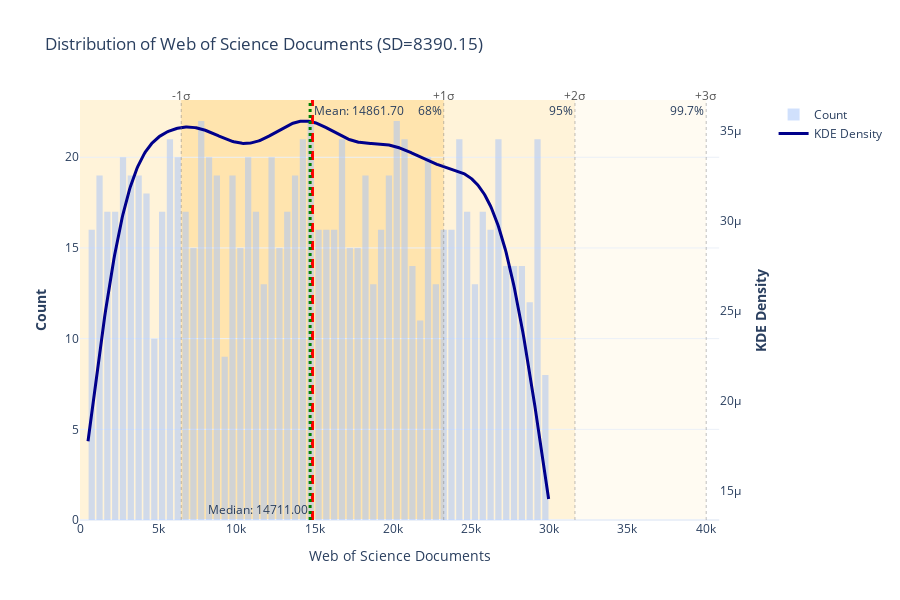
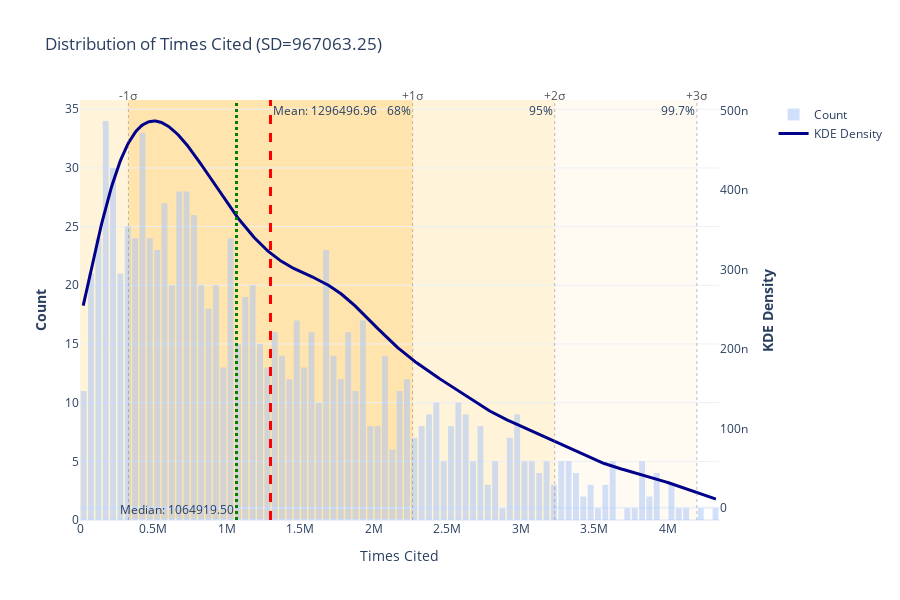
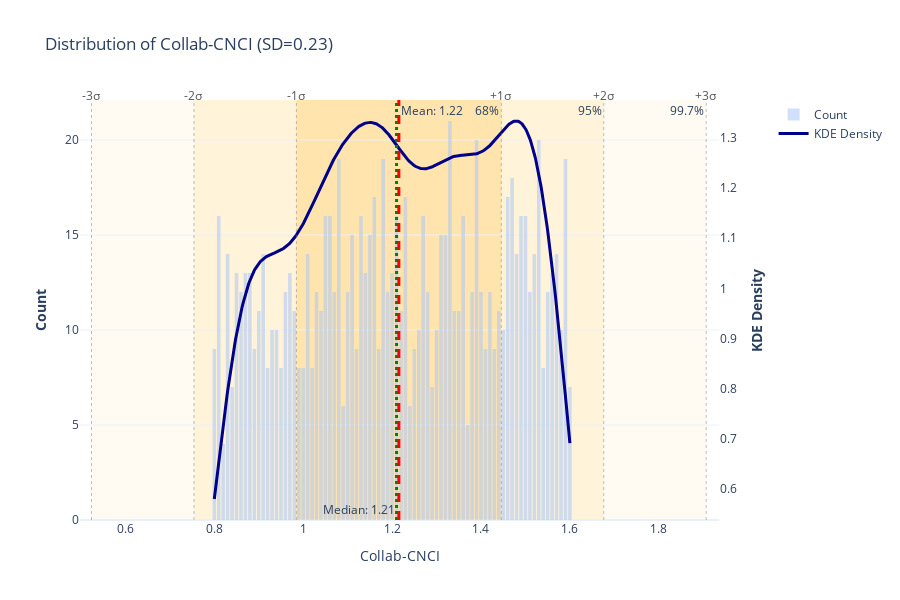
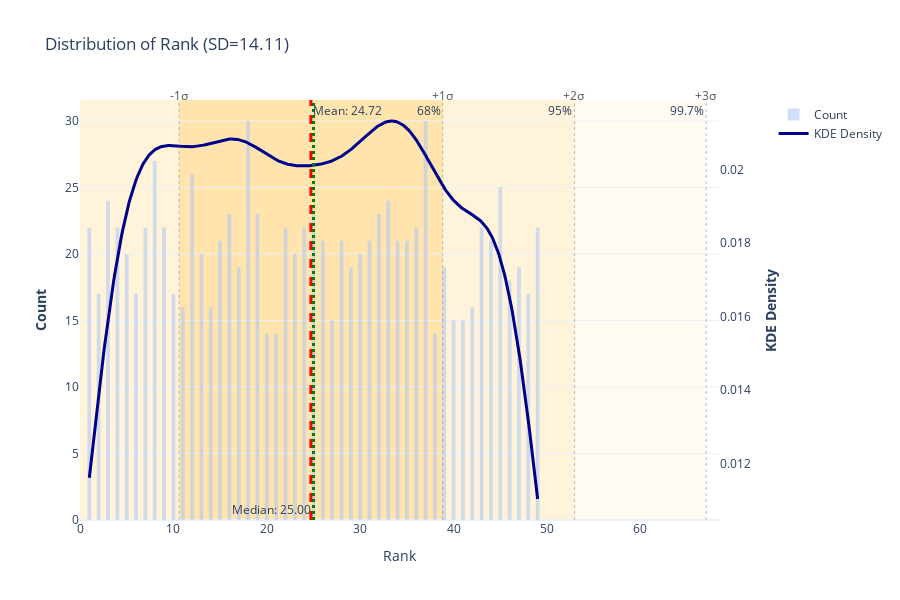

Write notebook code for charts like these, in order.
### Code cell
#Histogram and KDE 

# Loop through columns
for col in num_cols:
    
    if col == 'Year': 
        continue

    # 1. Clean Data
    data = df[col].dropna()
    
    if len(data) == 0:
        continue
        
    # 2. Statistics Calculation
    mean_val = data.mean()
    median_val = data.median()
    std_val = data.std()
    
    # 3. KDE Curve Calculation
    x_range = np.linspace(data.min(), data.max(), 500)
    kde = stats.gaussian_kde(data)
    y_kde = kde(x_range)
    
    # 4. Figure Setup
    fig = make_subplots(specs=[[{"secondary_y": True}]])
    
    # Histogram
    fig.add_trace(go.Histogram(
        x=data,
        name='Count',
        marker_color='#a3c2fa', 
        opacity=0.5,
        nbinsx=100
    ), secondary_y=False)
    
    # KDE Line
    fig.add_trace(go.Scatter(
        x=x_range,
        y=y_kde,
        mode='lines',
        name='KDE Density',
        line=dict(color='#00008b', width=3)
    ), secondary_y=True)
    
    #Zone Creation    
    # Zone 3: 99.7% (Mean ± 3 SD)
    fig.add_vrect(
        x0=max(0, mean_val - 3*std_val), x1=mean_val + 3*std_val,  # use max(0, calculation) to not show negative x-axis
        fillcolor="orange", opacity=0.05, layer="below", line_width=0,
        annotation_text="99.7%", annotation_position="top right"
    )
    # Zone 2: 95% (Mean ± 2 SD)
    fig.add_vrect(
        x0=max(0, mean_val - 2*std_val), x1=mean_val + 2*std_val,
        fillcolor="orange", opacity=0.1, layer="below", line_width=0,
        annotation_text="95%", annotation_position="top right"
    )
    # Zone 1: 68% (Mean ± 1 SD)
    fig.add_vrect(
        x0=max(0, mean_val - std_val), x1=mean_val + std_val,
        fillcolor="orange", opacity=0.2, layer="below", line_width=0,
        annotation_text="68%", annotation_position="top right"
    )

    # Standard Deviation Labels
    sd_labels = [-3, -2, -1, 1, 2, 3] 
    
    for sigma in sd_labels:
        sd_point = mean_val + (sigma * std_val)
        
        if sd_point > 0:
            #Draw a thin dotted line
            fig.add_vline(x=sd_point, line_width=1, line_dash="dot", line_color="gray", opacity=0.5)
            
            #Add text label 
            fig.add_annotation(
                x=sd_point,
                y=1,
                yref="paper",
                text=f"{sigma:+}σ", 
                showarrow=False,
                font=dict(size=12, color="#555"),
                yshift=15 
            )

    # Mean & Median Lines
    fig.add_vline(x=mean_val, line_width=3, line_dash="dash", line_color="red", 
                  annotation_text=f"Mean: {mean_val:.2f}", annotation_position="top right")
    
    fig.add_vline(x=median_val, line_width=3, line_dash="dot", line_color="green", 
                  annotation_text=f"Median: {median_val:.2f}", annotation_position="bottom left")

    # Layout
    fig.update_layout(
        title=f'Distribution of {col} (SD={std_val:.2f})',
        bargap=0.2, 
        height=600,
        showlegend=True,
        template='plotly_white'
    )
    
    fig.update_yaxes(title_text="<b>Count</b>", secondary_y=False)
    fig.update_yaxes(title_text="<b>KDE Density</b>", secondary_y=True, showgrid=False)
    fig.update_xaxes(title_text=col)

    fig.show()

### Figure 1 — Plotly figure (JSON) as saved in the notebook; plotly's stock layout.template omitted (floating-point values rounded to 4 significant figures; data arrays with more than 128 entries replaced by an {"elided": "..."} marker saying what was removed)
{"data": [{"marker": {"color": "#a3c2fa"}, "name": "Count", "nbinsx": 100, "opacity": 0.5, "type": "histogram", "x": {"elided": "1000 int values"}, "xaxis": "x", "yaxis": "y"}, {"line": {"color": "#00008b", "width": 3}, "mode": "lines", "name": "KDE Density", "type": "scatter", "x": {"elided": "500 float values"}, "xaxis": "x", "y": {"elided": "500 float values"}, "yaxis": "y2"}], "layout": {"annotations": [{"showarrow": false, "text": "99.7%", "x": 40030.0, "xanchor": "right", "xref": "x", "y": 1, "yanchor": "top", "yref": "y domain"}, {"showarrow": false, "text": "95%", "x": 31640.0, "xanchor": "right", "xref": "x", "y": 1, "yanchor": "top", "yref": "y domain"}, {"showarrow": false, "text": "68%", "x": 23250.0, "xanchor": "right", "xref": "x", "y": 1, "yanchor": "top", "yref": "y domain"}, {"font": {"color": "#555", "size": 12}, "showarrow": false, "text": "-1σ", "x": 6472.0, "y": 1, "yref": "paper", "yshift": 15}, {"font": {"color": "#555", "size": 12}, "showarrow": false, "text": "+1σ", "x": 23250.0, "y": 1, "yref": "paper", "yshift": 15}, {"font": {"color": "#555", "size": 12}, "showarrow": false, "text": "+2σ", "x": 31640.0, "y": 1, "yref": "paper", "yshift": 15}, {"font": {"color": "#555", "size": 12}, "showarrow": false, "text": "+3σ", "x": 40030.0, "y": 1, "yref": "paper", "yshift": 15}, {"showarrow": false, "text": "Mean: 14861.70", "x": 14860.0, "xanchor": "left", "xref": "x", "y": 1, "yanchor": "top", "yref": "y domain"}, {"showarrow": false, "text": "Median: 14711.00", "x": 14711, "xanchor": "right", "xref": "x", "y": 0, "yanchor": "bottom", "yref": "y domain"}], "bargap": 0.2, "height": 600, "shapes": [{"fillcolor": "orange", "layer": "below", "line": {"width": 0}, "opacity": 0.05, "type": "rect", "x0": 0, "x1": 40030.0, "xref": "x", "y0": 0, "y1": 1, "yref": "y domain"}, {"fillcolor": "orange", "layer": "below", "line": {"width": 0}, "opacity": 0.1, "type": "rect", "x0": 0, "x1": 31640.0, "xref": "x", "y0": 0, "y1": 1, "yref": "y domain"}, {"fillcolor": "orange", "layer": "below", "line": {"width": 0}, "opacity": 0.2, "type": "rect", "x0": 6472.0, "x1": 23250.0, "xref": "x", "y0": 0, "y1": 1, "yref": "y domain"}, {"line": {"color": "gray", "dash": "dot", "width": 1}, "opacity": 0.5, "type": "line", "x0": 6472.0, "x1": 6472.0, "xref": "x", "y0": 0, "y1": 1, "yref": "y domain"}, {"line": {"color": "gray", "dash": "dot", "width": 1}, "opacity": 0.5, "type": "line", "x0": 23250.0, "x1": 23250.0, "xref": "x", "y0": 0, "y1": 1, "yref": "y domain"}, {"line": {"color": "gray", "dash": "dot", "width": 1}, "opacity": 0.5, "type": "line", "x0": 31640.0, "x1": 31640.0, "xref": "x", "y0": 0, "y1": 1, "yref": "y domain"}, {"line": {"color": "gray", "dash": "dot", "width": 1}, "opacity": 0.5, "type": "line", "x0": 40030.0, "x1": 40030.0, "xref": "x", "y0": 0, "y1": 1, "yref": "y domain"}, {"line": {"color": "red", "dash": "dash", "width": 3}, "type": "line", "x0": 14860.0, "x1": 14860.0, "xref": "x", "y0": 0, "y1": 1, "yref": "y domain"}, {"line": {"color": "green", "dash": "dot", "width": 3}, "type": "line", "x0": 14711, "x1": 14711, "xref": "x", "y0": 0, "y1": 1, "yref": "y domain"}], "showlegend": true, "title": {"text": "Distribution of Web of Science Documents (SD=8390.15)"}, "xaxis": {"anchor": "y", "domain": [0, 0.94], "title": {"text": "Web of Science Documents"}}, "yaxis": {"anchor": "x", "domain": [0, 1], "title": {"text": "<b>Count</b>"}}, "yaxis2": {"anchor": "x", "overlaying": "y", "showgrid": false, "side": "right", "title": {"text": "<b>KDE Density</b>"}}}}

### Figure 2 — Plotly figure (JSON) as saved in the notebook; plotly's stock layout.template omitted (floating-point values rounded to 4 significant figures; data arrays with more than 128 entries replaced by an {"elided": "..."} marker saying what was removed)
{"data": [{"marker": {"color": "#a3c2fa"}, "name": "Count", "nbinsx": 100, "opacity": 0.5, "type": "histogram", "x": {"elided": "1000 int values"}, "xaxis": "x", "yaxis": "y"}, {"line": {"color": "#00008b", "width": 3}, "mode": "lines", "name": "KDE Density", "type": "scatter", "x": {"elided": "500 float values"}, "xaxis": "x", "y": {"elided": "500 float values"}, "yaxis": "y2"}], "layout": {"annotations": [{"showarrow": false, "text": "99.7%", "x": 4198000.0, "xanchor": "right", "xref": "x", "y": 1, "yanchor": "top", "yref": "y domain"}, {"showarrow": false, "text": "95%", "x": 3231000.0, "xanchor": "right", "xref": "x", "y": 1, "yanchor": "top", "yref": "y domain"}, {"showarrow": false, "text": "68%", "x": 2264000.0, "xanchor": "right", "xref": "x", "y": 1, "yanchor": "top", "yref": "y domain"}, {"font": {"color": "#555", "size": 12}, "showarrow": false, "text": "-1σ", "x": 329400.0, "y": 1, "yref": "paper", "yshift": 15}, {"font": {"color": "#555", "size": 12}, "showarrow": false, "text": "+1σ", "x": 2264000.0, "y": 1, "yref": "paper", "yshift": 15}, {"font": {"color": "#555", "size": 12}, "showarrow": false, "text": "+2σ", "x": 3231000.0, "y": 1, "yref": "paper", "yshift": 15}, {"font": {"color": "#555", "size": 12}, "showarrow": false, "text": "+3σ", "x": 4198000.0, "y": 1, "yref": "paper", "yshift": 15}, {"showarrow": false, "text": "Mean: 1296496.96", "x": 1296000.0, "xanchor": "left", "xref": "x", "y": 1, "yanchor": "top", "yref": "y domain"}, {"showarrow": false, "text": "Median: 1064919.50", "x": 1065000.0, "xanchor": "right", "xref": "x", "y": 0, "yanchor": "bottom", "yref": "y domain"}], "bargap": 0.2, "height": 600, "shapes": [{"fillcolor": "orange", "layer": "below", "line": {"width": 0}, "opacity": 0.05, "type": "rect", "x0": 0, "x1": 4198000.0, "xref": "x", "y0": 0, "y1": 1, "yref": "y domain"}, {"fillcolor": "orange", "layer": "below", "line": {"width": 0}, "opacity": 0.1, "type": "rect", "x0": 0, "x1": 3231000.0, "xref": "x", "y0": 0, "y1": 1, "yref": "y domain"}, {"fillcolor": "orange", "layer": "below", "line": {"width": 0}, "opacity": 0.2, "type": "rect", "x0": 329400.0, "x1": 2264000.0, "xref": "x", "y0": 0, "y1": 1, "yref": "y domain"}, {"line": {"color": "gray", "dash": "dot", "width": 1}, "opacity": 0.5, "type": "line", "x0": 329400.0, "x1": 329400.0, "xref": "x", "y0": 0, "y1": 1, "yref": "y domain"}, {"line": {"color": "gray", "dash": "dot", "width": 1}, "opacity": 0.5, "type": "line", "x0": 2264000.0, "x1": 2264000.0, "xref": "x", "y0": 0, "y1": 1, "yref": "y domain"}, {"line": {"color": "gray", "dash": "dot", "width": 1}, "opacity": 0.5, "type": "line", "x0": 3231000.0, "x1": 3231000.0, "xref": "x", "y0": 0, "y1": 1, "yref": "y domain"}, {"line": {"color": "gray", "dash": "dot", "width": 1}, "opacity": 0.5, "type": "line", "x0": 4198000.0, "x1": 4198000.0, "xref": "x", "y0": 0, "y1": 1, "yref": "y domain"}, {"line": {"color": "red", "dash": "dash", "width": 3}, "type": "line", "x0": 1296000.0, "x1": 1296000.0, "xref": "x", "y0": 0, "y1": 1, "yref": "y domain"}, {"line": {"color": "green", "dash": "dot", "width": 3}, "type": "line", "x0": 1065000.0, "x1": 1065000.0, "xref": "x", "y0": 0, "y1": 1, "yref": "y domain"}], "showlegend": true, "title": {"text": "Distribution of Times Cited (SD=967063.25)"}, "xaxis": {"anchor": "y", "domain": [0, 0.94], "title": {"text": "Times Cited"}}, "yaxis": {"anchor": "x", "domain": [0, 1], "title": {"text": "<b>Count</b>"}}, "yaxis2": {"anchor": "x", "overlaying": "y", "showgrid": false, "side": "right", "title": {"text": "<b>KDE Density</b>"}}}}

### Figure 3 — Plotly figure (JSON) as saved in the notebook; plotly's stock layout.template omitted (floating-point values rounded to 4 significant figures; data arrays with more than 128 entries replaced by an {"elided": "..."} marker saying what was removed)
{"data": [{"marker": {"color": "#a3c2fa"}, "name": "Count", "nbinsx": 100, "opacity": 0.5, "type": "histogram", "x": {"elided": "1000 float values"}, "xaxis": "x", "yaxis": "y"}, {"line": {"color": "#00008b", "width": 3}, "mode": "lines", "name": "KDE Density", "type": "scatter", "x": {"elided": "500 float values"}, "xaxis": "x", "y": {"elided": "500 float values"}, "yaxis": "y2"}], "layout": {"annotations": [{"showarrow": false, "text": "99.7%", "x": 1.907, "xanchor": "right", "xref": "x", "y": 1, "yanchor": "top", "yref": "y domain"}, {"showarrow": false, "text": "95%", "x": 1.676, "xanchor": "right", "xref": "x", "y": 1, "yanchor": "top", "yref": "y domain"}, {"showarrow": false, "text": "68%", "x": 1.446, "xanchor": "right", "xref": "x", "y": 1, "yanchor": "top", "yref": "y domain"}, {"font": {"color": "#555", "size": 12}, "showarrow": false, "text": "-3σ", "x": 0.5237, "y": 1, "yref": "paper", "yshift": 15}, {"font": {"color": "#555", "size": 12}, "showarrow": false, "text": "-2σ", "x": 0.7542, "y": 1, "yref": "paper", "yshift": 15}, {"font": {"color": "#555", "size": 12}, "showarrow": false, "text": "-1σ", "x": 0.9847, "y": 1, "yref": "paper", "yshift": 15}, {"font": {"color": "#555", "size": 12}, "showarrow": false, "text": "+1σ", "x": 1.446, "y": 1, "yref": "paper", "yshift": 15}, {"font": {"color": "#555", "size": 12}, "showarrow": false, "text": "+2σ", "x": 1.676, "y": 1, "yref": "paper", "yshift": 15}, {"font": {"color": "#555", "size": 12}, "showarrow": false, "text": "+3σ", "x": 1.907, "y": 1, "yref": "paper", "yshift": 15}, {"showarrow": false, "text": "Mean: 1.22", "x": 1.215, "xanchor": "left", "xref": "x", "y": 1, "yanchor": "top", "yref": "y domain"}, {"showarrow": false, "text": "Median: 1.21", "x": 1.21, "xanchor": "right", "xref": "x", "y": 0, "yanchor": "bottom", "yref": "y domain"}], "bargap": 0.2, "height": 600, "shapes": [{"fillcolor": "orange", "layer": "below", "line": {"width": 0}, "opacity": 0.05, "type": "rect", "x0": 0.5237, "x1": 1.907, "xref": "x", "y0": 0, "y1": 1, "yref": "y domain"}, {"fillcolor": "orange", "layer": "below", "line": {"width": 0}, "opacity": 0.1, "type": "rect", "x0": 0.7542, "x1": 1.676, "xref": "x", "y0": 0, "y1": 1, "yref": "y domain"}, {"fillcolor": "orange", "layer": "below", "line": {"width": 0}, "opacity": 0.2, "type": "rect", "x0": 0.9847, "x1": 1.446, "xref": "x", "y0": 0, "y1": 1, "yref": "y domain"}, {"line": {"color": "gray", "dash": "dot", "width": 1}, "opacity": 0.5, "type": "line", "x0": 0.5237, "x1": 0.5237, "xref": "x", "y0": 0, "y1": 1, "yref": "y domain"}, {"line": {"color": "gray", "dash": "dot", "width": 1}, "opacity": 0.5, "type": "line", "x0": 0.7542, "x1": 0.7542, "xref": "x", "y0": 0, "y1": 1, "yref": "y domain"}, {"line": {"color": "gray", "dash": "dot", "width": 1}, "opacity": 0.5, "type": "line", "x0": 0.9847, "x1": 0.9847, "xref": "x", "y0": 0, "y1": 1, "yref": "y domain"}, {"line": {"color": "gray", "dash": "dot", "width": 1}, "opacity": 0.5, "type": "line", "x0": 1.446, "x1": 1.446, "xref": "x", "y0": 0, "y1": 1, "yref": "y domain"}, {"line": {"color": "gray", "dash": "dot", "width": 1}, "opacity": 0.5, "type": "line", "x0": 1.676, "x1": 1.676, "xref": "x", "y0": 0, "y1": 1, "yref": "y domain"}, {"line": {"color": "gray", "dash": "dot", "width": 1}, "opacity": 0.5, "type": "line", "x0": 1.907, "x1": 1.907, "xref": "x", "y0": 0, "y1": 1, "yref": "y domain"}, {"line": {"color": "red", "dash": "dash", "width": 3}, "type": "line", "x0": 1.215, "x1": 1.215, "xref": "x", "y0": 0, "y1": 1, "yref": "y domain"}, {"line": {"color": "green", "dash": "dot", "width": 3}, "type": "line", "x0": 1.21, "x1": 1.21, "xref": "x", "y0": 0, "y1": 1, "yref": "y domain"}], "showlegend": true, "title": {"text": "Distribution of Collab-CNCI (SD=0.23)"}, "xaxis": {"anchor": "y", "domain": [0, 0.94], "title": {"text": "Collab-CNCI"}}, "yaxis": {"anchor": "x", "domain": [0, 1], "title": {"text": "<b>Count</b>"}}, "yaxis2": {"anchor": "x", "overlaying": "y", "showgrid": false, "side": "right", "title": {"text": "<b>KDE Density</b>"}}}}

### Figure 4 — Plotly figure (JSON) as saved in the notebook; plotly's stock layout.template omitted (floating-point values rounded to 4 significant figures; data arrays with more than 128 entries replaced by an {"elided": "..."} marker saying what was removed)
{"data": [{"marker": {"color": "#a3c2fa"}, "name": "Count", "nbinsx": 100, "opacity": 0.5, "type": "histogram", "x": {"elided": "1000 int values"}, "xaxis": "x", "yaxis": "y"}, {"line": {"color": "#00008b", "width": 3}, "mode": "lines", "name": "KDE Density", "type": "scatter", "x": {"elided": "500 float values"}, "xaxis": "x", "y": {"elided": "500 float values"}, "yaxis": "y2"}], "layout": {"annotations": [{"showarrow": false, "text": "99.7%", "x": 67.05, "xanchor": "right", "xref": "x", "y": 1, "yanchor": "top", "yref": "y domain"}, {"showarrow": false, "text": "95%", "x": 52.94, "xanchor": "right", "xref": "x", "y": 1, "yanchor": "top", "yref": "y domain"}, {"showarrow": false, "text": "68%", "x": 38.83, "xanchor": "right", "xref": "x", "y": 1, "yanchor": "top", "yref": "y domain"}, {"font": {"color": "#555", "size": 12}, "showarrow": false, "text": "-1σ", "x": 10.61, "y": 1, "yref": "paper", "yshift": 15}, {"font": {"color": "#555", "size": 12}, "showarrow": false, "text": "+1σ", "x": 38.83, "y": 1, "yref": "paper", "yshift": 15}, {"font": {"color": "#555", "size": 12}, "showarrow": false, "text": "+2σ", "x": 52.94, "y": 1, "yref": "paper", "yshift": 15}, {"font": {"color": "#555", "size": 12}, "showarrow": false, "text": "+3σ", "x": 67.05, "y": 1, "yref": "paper", "yshift": 15}, {"showarrow": false, "text": "Mean: 24.72", "x": 24.72, "xanchor": "left", "xref": "x", "y": 1, "yanchor": "top", "yref": "y domain"}, {"showarrow": false, "text": "Median: 25.00", "x": 25, "xanchor": "right", "xref": "x", "y": 0, "yanchor": "bottom", "yref": "y domain"}], "bargap": 0.2, "height": 600, "shapes": [{"fillcolor": "orange", "layer": "below", "line": {"width": 0}, "opacity": 0.05, "type": "rect", "x0": 0, "x1": 67.05, "xref": "x", "y0": 0, "y1": 1, "yref": "y domain"}, {"fillcolor": "orange", "layer": "below", "line": {"width": 0}, "opacity": 0.1, "type": "rect", "x0": 0, "x1": 52.94, "xref": "x", "y0": 0, "y1": 1, "yref": "y domain"}, {"fillcolor": "orange", "layer": "below", "line": {"width": 0}, "opacity": 0.2, "type": "rect", "x0": 10.61, "x1": 38.83, "xref": "x", "y0": 0, "y1": 1, "yref": "y domain"}, {"line": {"color": "gray", "dash": "dot", "width": 1}, "opacity": 0.5, "type": "line", "x0": 10.61, "x1": 10.61, "xref": "x", "y0": 0, "y1": 1, "yref": "y domain"}, {"line": {"color": "gray", "dash": "dot", "width": 1}, "opacity": 0.5, "type": "line", "x0": 38.83, "x1": 38.83, "xref": "x", "y0": 0, "y1": 1, "yref": "y domain"}, {"line": {"color": "gray", "dash": "dot", "width": 1}, "opacity": 0.5, "type": "line", "x0": 52.94, "x1": 52.94, "xref": "x", "y0": 0, "y1": 1, "yref": "y domain"}, {"line": {"color": "gray", "dash": "dot", "width": 1}, "opacity": 0.5, "type": "line", "x0": 67.05, "x1": 67.05, "xref": "x", "y0": 0, "y1": 1, "yref": "y domain"}, {"line": {"color": "red", "dash": "dash", "width": 3}, "type": "line", "x0": 24.72, "x1": 24.72, "xref": "x", "y0": 0, "y1": 1, "yref": "y domain"}, {"line": {"color": "green", "dash": "dot", "width": 3}, "type": "line", "x0": 25, "x1": 25, "xref": "x", "y0": 0, "y1": 1, "yref": "y domain"}], "showlegend": true, "title": {"text": "Distribution of Rank (SD=14.11)"}, "xaxis": {"anchor": "y", "domain": [0, 0.94], "title": {"text": "Rank"}}, "yaxis": {"anchor": "x", "domain": [0, 1], "title": {"text": "<b>Count</b>"}}, "yaxis2": {"anchor": "x", "overlaying": "y", "showgrid": false, "side": "right", "title": {"text": "<b>KDE Density</b>"}}}}
